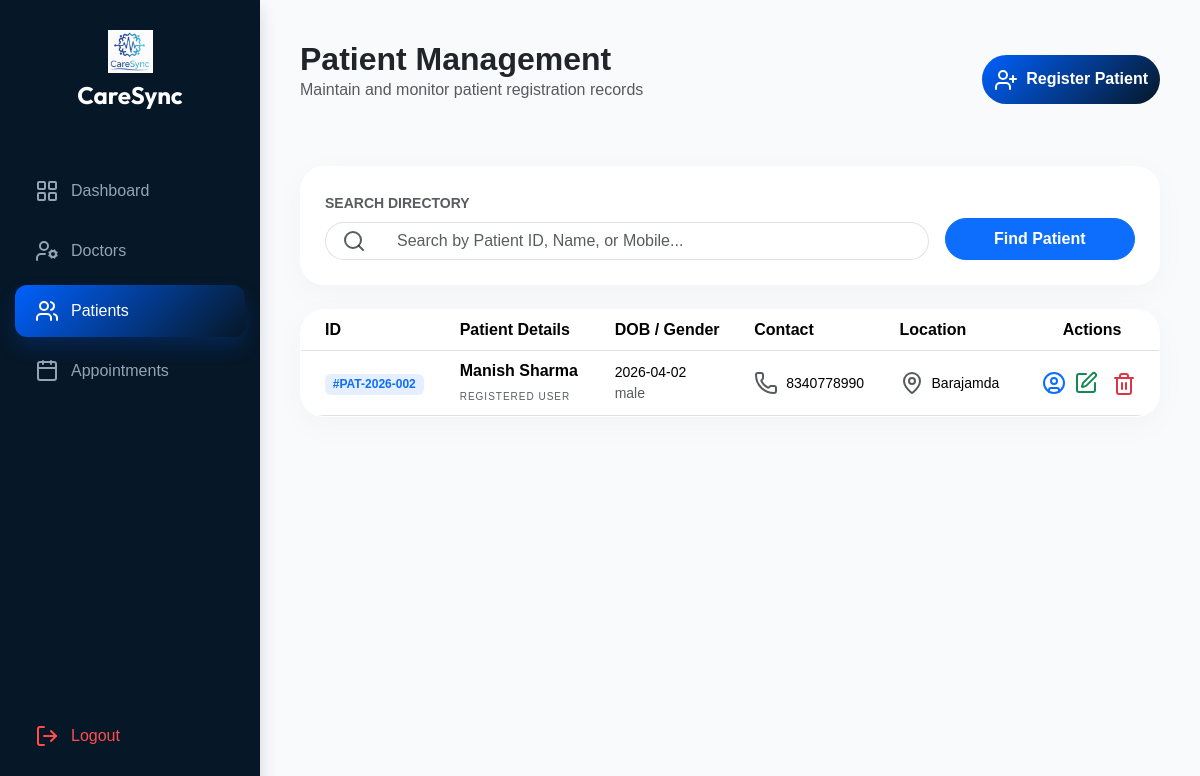
Page /Admin/manage_patient.php (signed in) on the committed database.
### tables this page shows
CREATE TABLE `patients` (
  `id` int(11) NOT NULL,
  `patient_code` varchar(20) DEFAULT NULL,
  `full_name` varchar(100) DEFAULT NULL,
  `email` varchar(100) DEFAULT NULL,
  `mobile` varchar(10) DEFAULT NULL,
  `dob` date DEFAULT NULL,
  `gender` varchar(10) DEFAULT NULL,
  `aadhar` varchar(12) DEFAULT NULL,
  `blood_group` varchar(5) DEFAULT NULL,
  `city` varchar(50) DEFAULT NULL,
  `address` text DEFAULT NULL,
  `password` varchar(255) DEFAULT NULL,
  `created_at` timestamp NOT NULL DEFAULT current_timestamp()
);

### Admin/manage_patient.php (the view, shortened to what this page needs)
<?php
require "../dbconnect.php";
$search = isset($_GET['search']) ? trim($_GET['search']) : "";
if (!empty($search)) {
    $search = $conn->real_escape_string($search);
    $sql = "SELECT * FROM patients
            WHERE patient_code LIKE '%$search%'
            OR full_name LIKE '%$search%'
            OR mobile LIKE '%$search%'
            ORDER BY patient_code DESC";
} else {
    $sql = "SELECT * FROM patients ORDER BY patient_code DESC";
}
$result = $conn->query($sql);
?>
<!DOCTYPE html>
<html lang="en">
<head>
    <link rel="stylesheet" href="../Bootstrap/bootstrap.min.css">
    <link rel="stylesheet" href="../styles/admin_dashboard.css?v=<?php echo time(); ?>">
</head>
<body class="admin-bg">
    <div class="sidebar shadow">
        <div class="text-center mb-5">
            <img src="../Assets/CareSyncLogo.png" width="45" alt="Logo">
            <h4 class="mt-2 text-white">CareSync</h4>
        </div>
        <nav class="nav flex-column">
            <a class="nav-link" href="admin_dashboard.php"><i data-lucide="layout-grid"></i> <span>Dashboard</span></a>
            <a class="nav-link" href="manage_doctor.php"><i data-lucide="user-cog"></i> <span>Doctors</span></a>
            <a class="nav-link active" href="manage_patient.php"><i data-lucide="users"></i> <span>Patients</span></a>
            <a class="nav-link" href="doctor_schedule.php"><i data-lucide="calendar"></i> <span>Appointments</span></a>
        </nav>
        <a href="../logout.php" class="nav-link logout-link">
            <i data-lucide="log-out"></i> <span>Logout</span>
        </a>
    </div>
    <div class="main-content">
        <div class="d-flex justify-content-between align-items-center mb-5">
            <div>
                <h2 class="fw-bold mb-0">Patient Management</h2>
                <p class="text-muted">Maintain and monitor patient registration records</p>
            </div>
            <a href="add_patient.php" class="action-btn">
                <i data-lucide="user-plus" class="me-1"></i> Register Patient
            </a>
        </div>
        <div class="glass-card mb-4 p-4">
            <form method="GET" class="row g-3 align-items-end">
                <div class="col-md-9">
                    <label class="form-label small fw-bold text-muted">SEARCH DIRECTORY</label>
                    <div class="input-group">
                        <span class="input-group-text bg-white border-end-0 rounded-start-pill px-3">
                            <i data-lucide="search" size="18" class="text-muted"></i>
                        </span>
                        <input type="text" name="search" class="form-control border-start-0 rounded-end-pill px-3"
                               placeholder="Search by Patient ID, Name, or Mobile..." value="<?php echo htmlspecialchars($search); ?>">
                    </div>
                </div>
                <div class="col-md-3">
                    <button type="submit" class="btn btn-primary w-100 rounded-pill fw-bold py-2">
                        Find Patient
                    </button>
                </div>
            </form>
        </div>
        <div class="glass-card p-0 overflow-hidden">
            <div class="table-responsive">
                <table class="table table-hover align-middle mb-0">
                    <thead class="bg-light">
                        <tr>
                            <th class="ps-4">ID</th>
                            <th>Patient Details</th>
                            <th>DOB / Gender</th>
                            <th>Contact</th>
                            <th>Location</th>
                            <th class="text-center">Actions</th>
                        </tr>
                    </thead>
                    <tbody>
                        <?php if ($result->num_rows > 0): ?>
                            <?php while ($row = $result->fetch_assoc()): ?>
                                <tr>
                                    <td class="ps-4"><span class="badge bg-primary-soft text-primary">#<?php echo $row['patient_code']; ?></span></td>
                                    <td>
                                        <div class="fw-bold"><?php echo $row['full_name']; ?></div>
                                        <small class="text-muted text-uppercase" style="font-size: 10px; letter-spacing: 1px;">Registered User</small>
                                    </td>
                                    <td>
                                        <div class="small fw-medium"><?php echo $row['dob']; ?></div>
                                        <div class="small text-muted"><?php echo $row['gender']; ?></div>
                                    </td>
                                    <td>
                                        <div class="d-flex align-items-center gap-2">
                                            <i data-lucide="phone" size="14" class="text-muted"></i>
                                            <span class="small"><?php echo $row['mobile']; ?></span>
                                        </div>
                                    </td>
                                    <td>
                                        <div class="d-flex align-items-center gap-2">
                                            <i data-lucide="map-pin" size="14" class="text-muted"></i>
                                            <span class="small"><?php echo $row['city']; ?></span>
                                        </div>
                                    </td>
                                    <td class="text-center">
                                        <div class="btn-group">
                                            <a href="view_patient.php?id=<?php echo $row['patient_code']; ?>"
                                               class="btn-icon text-primary" title="View Profile">
                                                <i data-lucide="user-circle" size="20"></i>
                                            </a>
                                            <a href="edit_patient.php?id=<?php echo $row['patient_code']; ?>"
                                               class="btn-icon text-success mx-2" title="Edit">
                                                <i data-lucide="edit" size="20"></i>
                                            </a>
                                            <button class="btn-icon text-danger border-0 bg-transparent"
                                                    onclick="setDeleteId('<?php echo $row['patient_code']; ?>')"
                                                    data-bs-toggle="modal" data-bs-target="#deleteModal" title="Delete">
                                                <i data-lucide="trash-2" size="20"></i>
                                            </button>
                                        </div>
                                    </td>
                                </tr>
                            <?php endwhile; ?>
                        <?php endif; ?>
                    </tbody>
                </table>
            </div>
        </div>
    </div>
</body>
</html>

### styles/admin_dashboard.css (style rules this page uses)
:root { --primary-blue: #0061ff; --navy-dark: #061727; --sidebar-w: 260px; --blue-gradient: linear-gradient(135deg, var(--primary-blue) 0%, var(--navy-dark) 100%) }
body { background: #f8fafc; margin: 0; font-family: 'Plus Jakarta Sans', sans-serif; display: flex; min-height: 100vh; }
.sidebar { width: var(--sidebar-w); background: var(--navy-dark); height: 100vh; position: fixed; top: 0; left: 0; padding: 30px 15px; display: flex; flex-direction: column; z-index: 1000; }
.sidebar h4 { font-family: 'Custom'; color: white; }
.sidebar .nav-link { color: #94a3b8; padding: 14px 20px; border-radius: 12px; margin-bottom: 8px; display: flex; align-items: center; gap: 12px; text-decoration: none; transition: 0.3s; }
.sidebar .nav-link:hover, .sidebar .nav-link.active { background: rgba(255, 255, 255, 0.1); color: white; }
.sidebar .nav-link.active { background: var(--blue-gradient); box-shadow: 0 10px 20px rgba(0, 97, 255, 0.2); }
.logout-link { margin-top: auto; margin-bottom: 20px; color: #ff4d4d !important; }
.main-content { flex: 1; margin-left: var(--sidebar-w); padding: 40px; width: calc(100% - var(--sidebar-w)); }
.glass-card { background: rgba(255, 255, 255, 0.9); backdrop-filter: blur(10px); border: 1px solid rgba(255, 255, 255, 0.4); border-radius: 24px; box-shadow: 0 8px 32px rgba(0, 0, 0, 0.03); padding: 25px; transition: 0.3s; }
.action-btn { background: var(--blue-gradient); color: white; padding: 12px; border-radius: 50px; font-weight: 600; text-decoration: none; transition: 0.3s; }
.bg-primary-soft { background: rgba(0, 97, 255, 0.1); }

### rows in the picture
patients: patient_code "PAT-2026-002", full_name "Manish Sharma", dob "2026-04-02", gender "male", mobile "8340778990", city "Barajamda"
